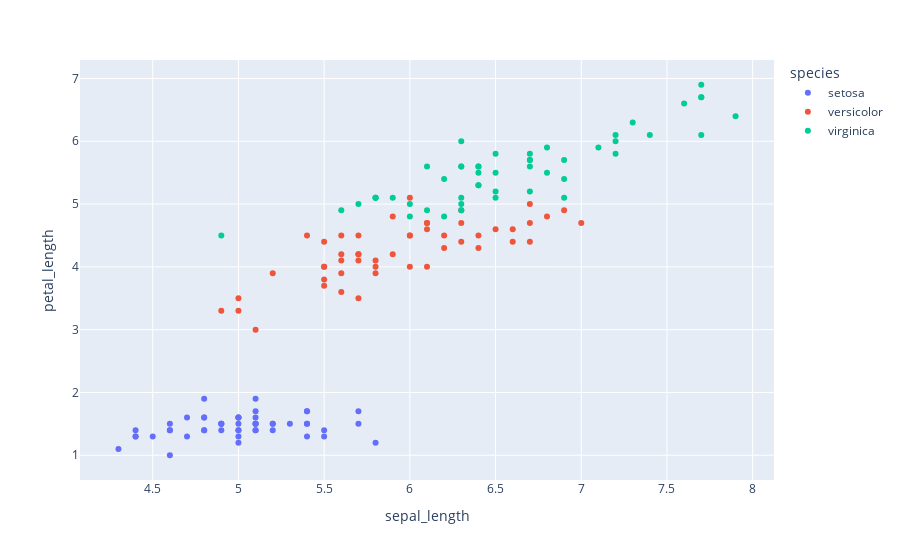
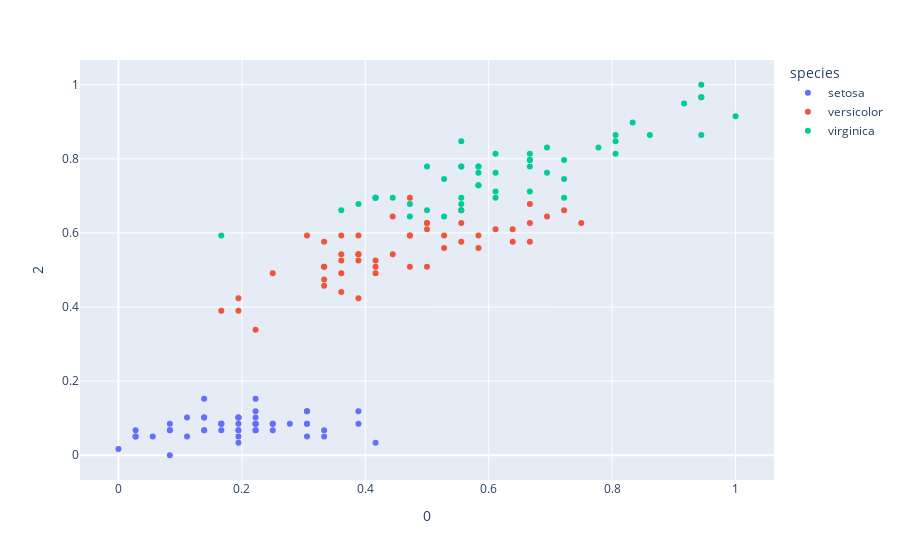

Notebook cell for these charts, in order:
### Code cell
## 導入sklearn 標準化套件
from sklearn import preprocessing

## 導入繪圖套件
import plotly.express as px

## 導入數據處理套件
import pandas as pd

## 使用Plotly Express的內建數據集
iris_data = px.data.iris()

## 顯示數據
iris_data

## 這邊我拿'sepal_length' 與 'petal_length' 特徵來當X軸與Y軸，顏色用'species'來根據種類繪製不同顏色 
## 原始資料進行繪圖
fig = px.scatter(iris_data, x = 'sepal_length', y = 'petal_length', color = 'species')

## 顯示圖像
fig.show()

## 將species特徵欄位數據獨立出來，目的是讓正規化後的圖，可以用嚴肅想是物種不同
iris_species = iris_data.loc[:,'species']

## 將沒辦法進行標準化的特徵欄位先拿出來
iris_data = iris_data.drop(['species','species_id'], axis = 1)

## 顯示數據
iris_data

## 使用標準化Min-Max套件
min_max_scaler = preprocessing.MinMaxScaler(feature_range = (0,1))

## 對數據進行標準化
iris_min_max = min_max_scaler.fit_transform(iris_data)

## 轉換為Data Frame格式
iris_min_max = pd.DataFrame(iris_min_max)

## 接回species種類特徵的資料
iris_min_max['species'] = iris_species

print(iris_min_max)

## 繪圖，由於進行標準化後的欄位名稱會改變成數字，所以記得將X軸與Y軸的值，給予對應的數值
fig = px.scatter(iris_min_max, x = 0, y = 2, color = 'species')

## 顯示圖像
fig.show()

### Figure 1 — Plotly figure (JSON) as saved in the notebook; plotly's stock layout.template omitted (floating-point values rounded to 4 significant figures)
{"data": [{"hovertemplate": "species=setosa<br>sepal_length=%{x}<br>petal_length=%{y}<extra></extra>", "legendgroup": "setosa", "marker": {"color": "#636efa", "symbol": "circle"}, "mode": "markers", "name": "setosa", "orientation": "v", "showlegend": true, "type": "scatter", "x": [5.1, 4.9, 4.7, 4.6, 5, 5.4, 4.6, 5, 4.4, 4.9, 5.4, 4.8, 4.8, 4.3, 5.8, 5.7, 5.4, 5.1, 5.7, 5.1, 5.4, 5.1, 4.6, 5.1, 4.8, 5, 5, 5.2, 5.2, 4.7, 4.8, 5.4, 5.2, 5.5, 4.9, 5, 5.5, 4.9, 4.4, 5.1, 5, 4.5, 4.4, 5, 5.1, 4.8, 5.1, 4.6, 5.3, 5], "xaxis": "x", "y": [1.4, 1.4, 1.3, 1.5, 1.4, 1.7, 1.4, 1.5, 1.4, 1.5, 1.5, 1.6, 1.4, 1.1, 1.2, 1.5, 1.3, 1.4, 1.7, 1.5, 1.7, 1.5, 1, 1.7, 1.9, 1.6, 1.6, 1.5, 1.4, 1.6, 1.6, 1.5, 1.5, 1.4, 1.5, 1.2, 1.3, 1.5, 1.3, 1.5, 1.3, 1.3, 1.3, 1.6, 1.9, 1.4, 1.6, 1.4, 1.5, 1.4], "yaxis": "y"}, {"hovertemplate": "species=versicolor<br>sepal_length=%{x}<br>petal_length=%{y}<extra></extra>", "legendgroup": "versicolor", "marker": {"color": "#EF553B", "symbol": "circle"}, "mode": "markers", "name": "versicolor", "orientation": "v", "showlegend": true, "type": "scatter", "x": [7, 6.4, 6.9, 5.5, 6.5, 5.7, 6.3, 4.9, 6.6, 5.2, 5, 5.9, 6, 6.1, 5.6, 6.7, 5.6, 5.8, 6.2, 5.6, 5.9, 6.1, 6.3, 6.1, 6.4, 6.6, 6.8, 6.7, 6, 5.7, 5.5, 5.5, 5.8, 6, 5.4, 6, 6.7, 6.3, 5.6, 5.5, 5.5, 6.1, 5.8, 5, 5.6, 5.7, 5.7, 6.2, 5.1, 5.7], "xaxis": "x", "y": [4.7, 4.5, 4.9, 4, 4.6, 4.5, 4.7, 3.3, 4.6, 3.9, 3.5, 4.2, 4, 4.7, 3.6, 4.4, 4.5, 4.1, 4.5, 3.9, 4.8, 4, 4.9, 4.7, 4.3, 4.4, 4.8, 5, 4.5, 3.5, 3.8, 3.7, 3.9, 5.1, 4.5, 4.5, 4.7, 4.4, 4.1, 4, 4.4, 4.6, 4, 3.3, 4.2, 4.2, 4.2, 4.3, 3, 4.1], "yaxis": "y"}, {"hovertemplate": "species=virginica<br>sepal_length=%{x}<br>petal_length=%{y}<extra></extra>", "legendgroup": "virginica", "marker": {"color": "#00cc96", "symbol": "circle"}, "mode": "markers", "name": "virginica", "orientation": "v", "showlegend": true, "type": "scatter", "x": [6.3, 5.8, 7.1, 6.3, 6.5, 7.6, 4.9, 7.3, 6.7, 7.2, 6.5, 6.4, 6.8, 5.7, 5.8, 6.4, 6.5, 7.7, 7.7, 6, 6.9, 5.6, 7.7, 6.3, 6.7, 7.2, 6.2, 6.1, 6.4, 7.2, 7.4, 7.9, 6.4, 6.3, 6.1, 7.7, 6.3, 6.4, 6, 6.9, 6.7, 6.9, 5.8, 6.8, 6.7, 6.7, 6.3, 6.5, 6.2, 5.9], "xaxis": "x", "y": [6, 5.1, 5.9, 5.6, 5.8, 6.6, 4.5, 6.3, 5.8, 6.1, 5.1, 5.3, 5.5, 5, 5.1, 5.3, 5.5, 6.7, 6.9, 5, 5.7, 4.9, 6.7, 4.9, 5.7, 6, 4.8, 4.9, 5.6, 5.8, 6.1, 6.4, 5.6, 5.1, 5.6, 6.1, 5.6, 5.5, 4.8, 5.4, 5.6, 5.1, 5.1, 5.9, 5.7, 5.2, 5, 5.2, 5.4, 5.1], "yaxis": "y"}], "layout": {"legend": {"title": {"text": "species"}, "tracegroupgap": 0}, "margin": {"t": 60}, "xaxis": {"anchor": "y", "domain": [0, 1], "title": {"text": "sepal_length"}}, "yaxis": {"anchor": "x", "domain": [0, 1], "title": {"text": "petal_length"}}}}

### Figure 2 — Plotly figure (JSON) as saved in the notebook; plotly's stock layout.template omitted (floating-point values rounded to 4 significant figures)
{"data": [{"hovertemplate": "species=setosa<br>0=%{x}<br>2=%{y}<extra></extra>", "legendgroup": "setosa", "marker": {"color": "#636efa", "symbol": "circle"}, "mode": "markers", "name": "setosa", "orientation": "v", "showlegend": true, "type": "scatter", "x": [0.2222, 0.1667, 0.1111, 0.08333, 0.1944, 0.3056, 0.08333, 0.1944, 0.02778, 0.1667, 0.3056, 0.1389, 0.1389, 0, 0.4167, 0.3889, 0.3056, 0.2222, 0.3889, 0.2222, 0.3056, 0.2222, 0.08333, 0.2222, 0.1389, 0.1944, 0.1944, 0.25, 0.25, 0.1111, 0.1389, 0.3056, 0.25, 0.3333, 0.1667, 0.1944, 0.3333, 0.1667, 0.02778, 0.2222, 0.1944, 0.05556, 0.02778, 0.1944, 0.2222, 0.1389, 0.2222, 0.08333, 0.2778, 0.1944], "xaxis": "x", "y": [0.0678, 0.0678, 0.05085, 0.08475, 0.0678, 0.1186, 0.0678, 0.08475, 0.0678, 0.08475, 0.08475, 0.1017, 0.0678, 0.01695, 0.0339, 0.08475, 0.05085, 0.0678, 0.1186, 0.08475, 0.1186, 0.08475, 0, 0.1186, 0.1525, 0.1017, 0.1017, 0.08475, 0.0678, 0.1017, 0.1017, 0.08475, 0.08475, 0.0678, 0.08475, 0.0339, 0.05085, 0.08475, 0.05085, 0.08475, 0.05085, 0.05085, 0.05085, 0.1017, 0.1525, 0.0678, 0.1017, 0.0678, 0.08475, 0.0678], "yaxis": "y"}, {"hovertemplate": "species=versicolor<br>0=%{x}<br>2=%{y}<extra></extra>", "legendgroup": "versicolor", "marker": {"color": "#EF553B", "symbol": "circle"}, "mode": "markers", "name": "versicolor", "orientation": "v", "showlegend": true, "type": "scatter", "x": [0.75, 0.5833, 0.7222, 0.3333, 0.6111, 0.3889, 0.5556, 0.1667, 0.6389, 0.25, 0.1944, 0.4444, 0.4722, 0.5, 0.3611, 0.6667, 0.3611, 0.4167, 0.5278, 0.3611, 0.4444, 0.5, 0.5556, 0.5, 0.5833, 0.6389, 0.6944, 0.6667, 0.4722, 0.3889, 0.3333, 0.3333, 0.4167, 0.4722, 0.3056, 0.4722, 0.6667, 0.5556, 0.3611, 0.3333, 0.3333, 0.5, 0.4167, 0.1944, 0.3611, 0.3889, 0.3889, 0.5278, 0.2222, 0.3889], "xaxis": "x", "y": [0.6271, 0.5932, 0.661, 0.5085, 0.6102, 0.5932, 0.6271, 0.3898, 0.6102, 0.4915, 0.4237, 0.5424, 0.5085, 0.6271, 0.4407, 0.5763, 0.5932, 0.5254, 0.5932, 0.4915, 0.6441, 0.5085, 0.661, 0.6271, 0.5593, 0.5763, 0.6441, 0.678, 0.5932, 0.4237, 0.4746, 0.4576, 0.4915, 0.6949, 0.5932, 0.5932, 0.6271, 0.5763, 0.5254, 0.5085, 0.5763, 0.6102, 0.5085, 0.3898, 0.5424, 0.5424, 0.5424, 0.5593, 0.339, 0.5254], "yaxis": "y"}, {"hovertemplate": "species=virginica<br>0=%{x}<br>2=%{y}<extra></extra>", "legendgroup": "virginica", "marker": {"color": "#00cc96", "symbol": "circle"}, "mode": "markers", "name": "virginica", "orientation": "v", "showlegend": true, "type": "scatter", "x": [0.5556, 0.4167, 0.7778, 0.5556, 0.6111, 0.9167, 0.1667, 0.8333, 0.6667, 0.8056, 0.6111, 0.5833, 0.6944, 0.3889, 0.4167, 0.5833, 0.6111, 0.9444, 0.9444, 0.4722, 0.7222, 0.3611, 0.9444, 0.5556, 0.6667, 0.8056, 0.5278, 0.5, 0.5833, 0.8056, 0.8611, 1, 0.5833, 0.5556, 0.5, 0.9444, 0.5556, 0.5833, 0.4722, 0.7222, 0.6667, 0.7222, 0.4167, 0.6944, 0.6667, 0.6667, 0.5556, 0.6111, 0.5278, 0.4444], "xaxis": "x", "y": [0.8475, 0.6949, 0.8305, 0.7797, 0.8136, 0.9492, 0.5932, 0.8983, 0.8136, 0.8644, 0.6949, 0.7288, 0.7627, 0.678, 0.6949, 0.7288, 0.7627, 0.9661, 1, 0.678, 0.7966, 0.661, 0.9661, 0.661, 0.7966, 0.8475, 0.6441, 0.661, 0.7797, 0.8136, 0.8644, 0.9153, 0.7797, 0.6949, 0.7797, 0.8644, 0.7797, 0.7627, 0.6441, 0.7458, 0.7797, 0.6949, 0.6949, 0.8305, 0.7966, 0.7119, 0.678, 0.7119, 0.7458, 0.6949], "yaxis": "y"}], "layout": {"legend": {"title": {"text": "species"}, "tracegroupgap": 0}, "margin": {"t": 60}, "xaxis": {"anchor": "y", "domain": [0, 1], "title": {"text": "0"}}, "yaxis": {"anchor": "x", "domain": [0, 1], "title": {"text": "2"}}}}
